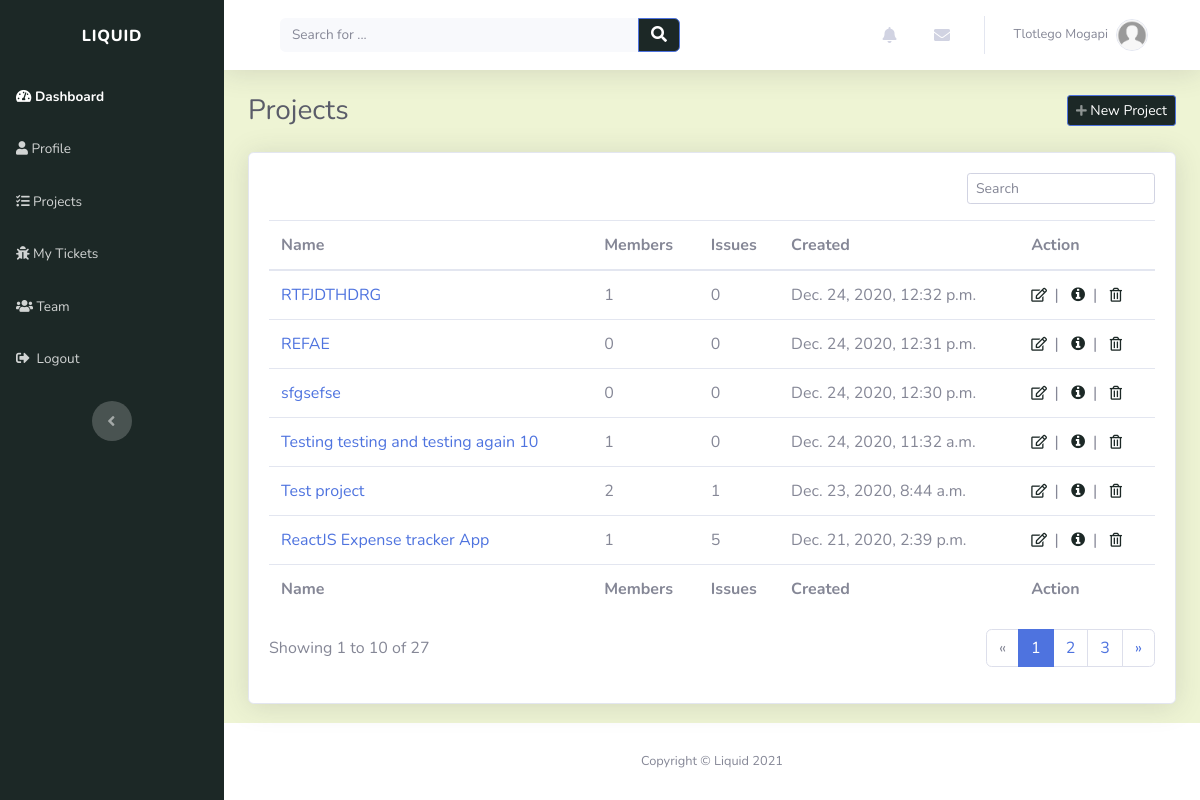
The app's page /projects/ (signed in), older data.
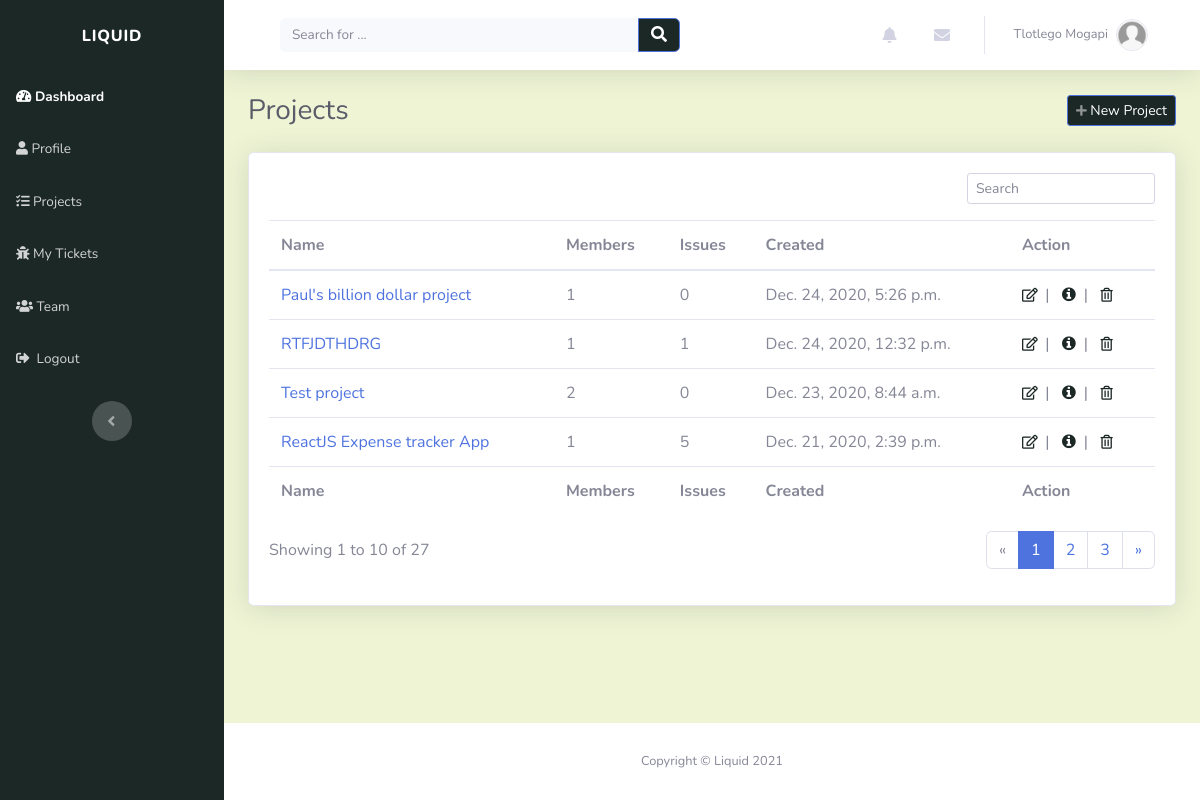
The same page, newer data.
### projects/models.py (models this page shows)
class Project(models.Model):
    name = models.CharField(max_length=50, unique=True)
    description = models.CharField(max_length=200)
    created_on = models.DateTimeField(verbose_name="date created", auto_now_add=True)
    created_by = models.ForeignKey(Profile, on_delete=models.CASCADE)
    slug = models.SlugField(unique=True, blank=True)
    def __str__(self):
        return self.name

### projects/views.py (the view)
# urls.py: path('', views.projects_view, name="projects_page"),
@login_required(login_url='login_page')
def projects_view(request):
    context = {}
    user = request.user
    profile = get_object_or_404(Profile, user=user)
    context['user_projects'] = Project.objects.filter(
        created_by=profile).order_by('-created_on')
    return render(request, "projects/projects.html", context)

### index/custom_processors.py (called while the page is built)
def profile_processor(request):
    if request.user.is_authenticated:
        user = request.user
        user_profile = get_object_or_404(Profile, user=user)
        user_messages = DirectMessage.objects.filter(receiver=user_profile).order_by('-created_on')[:5]
        user_alerts = Alert.objects.filter(user=user_profile).order_by('-created_on')[:5]
        return {'profile': user_profile, 'direct_messages': user_messages, 'alerts': user_alerts}
    else:
        return{}

### projects/templates/projects/projects.html
{% extends "index/header.html" %} {% load static %} {% block title %}Projects{% endblock %} {% block content %}
<div class="d-sm-flex justify-content-between align-items-center mb-4">
	<h3 class="text-dark mb-0">Projects</h3>
	<a
		class="btn btn-primary btn-sm d-none d-sm-inline-block"
		role="button"
		href="{% url 'add_project' %}"
		style="background: rgb(28, 40, 38)"
		><em class="fas fa-plus fa-sm text-white-50"></em>&nbsp;New Project</a
	>
</div>
<div class="card shadow">
	<div class="card-body">
		<div class="row">
			<div class="col-md-12">
				<div class="text-md-right dataTables_filter" id="dataTable_filter">
					<label
						><input
							type="search"
							class="form-control form-control-sm"
							aria-controls="dataTable"
							placeholder="Search"
					/></label>
				</div>
			</div>
		</div>
		<div class="table-responsive table mt-2" id="dataTable" role="grid" aria-describedby="dataTable_info">
			<table class="table my-0" id="dataTable" aria-describedby="projects">
				<thead>
					{% include "projects/snippets/table_header.html" %}
				</thead>
				<tbody>
					{% for project in user_projects %} {% include "projects/snippets/project.html" %} {%endfor%}
				</tbody>
				<tfoot>
					{% include "projects/snippets/table_header.html" %}
				</tfoot>
			</table>
		</div>
		{% include "projects/snippets/pagination.html" %}
	</div>
</div>
{% endblock %}

### projects/templates/projects/snippets/project.html
<tr style="white-space: nowrap">
	<td><a href="{% url 'view_project' project.slug %}">{{ project | truncatechars:40 }}</a></td>
	<td>{{ project.projectrole_set.all.count }}</td>
	<td>{{ project.tickets.all.count }}</td>
	<td>{{ project.created_on }}</td>
	<td>{% include "projects/snippets/project_action.html" %}</td>
</tr>

### projects/templates/projects/snippets/project_action.html
<a role="button" href="{% url 'edit_project' project.slug %}" style="color: rgb(28, 40, 38)" title="Edit"
	><em class="far fa-edit fa-sm">&nbsp</em></a
>
|&nbsp&nbsp
<a role="button" href="{% url 'view_project' project.slug %}" style="color: rgb(28, 40, 38)" title="More information"
	><em class="fa fa-info-circle">&nbsp</em></a
>
|&nbsp&nbsp
<a role="button" href="{% url 'delete_project' project.slug %}" style="color: rgb(28, 40, 38)" title="Delete"
	><em class="far fa-trash-alt fa-sm">&nbsp</em></a
>

Row changes from the older to the newer data that the page shows:
removed Project: name "REFAE", projectrole_set.all.count "0", tickets.all.count "0", created_on "Dec. 24, 2020, 12:31 p.m."
removed Project: name "sfgsefse", projectrole_set.all.count "0", tickets.all.count "0", created_on "Dec. 24, 2020, 12:30 p.m."
removed Project: name "Testing testing and testing again 10", projectrole_set.all.count "1", tickets.all.count "0", created_on "Dec. 24, 2020, 11:32 a.m."
added Project: name "Paul's billion dollar project", projectrole_set.all.count "1", tickets.all.count "0", created_on "Dec. 24, 2020, 5:26 p.m."
computed for Project "RTFJDTHDRG": tickets.all.count "0" → "1"
computed for Project "Test project": tickets.all.count "1" → "0"
